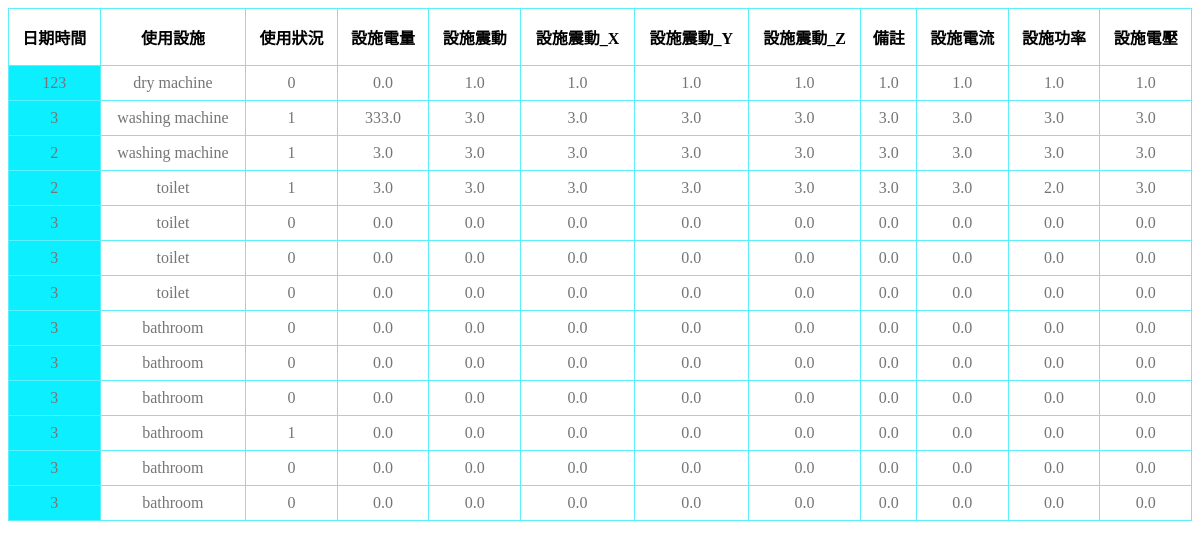
The page /dorm/info4/ on the database as committed earlier.
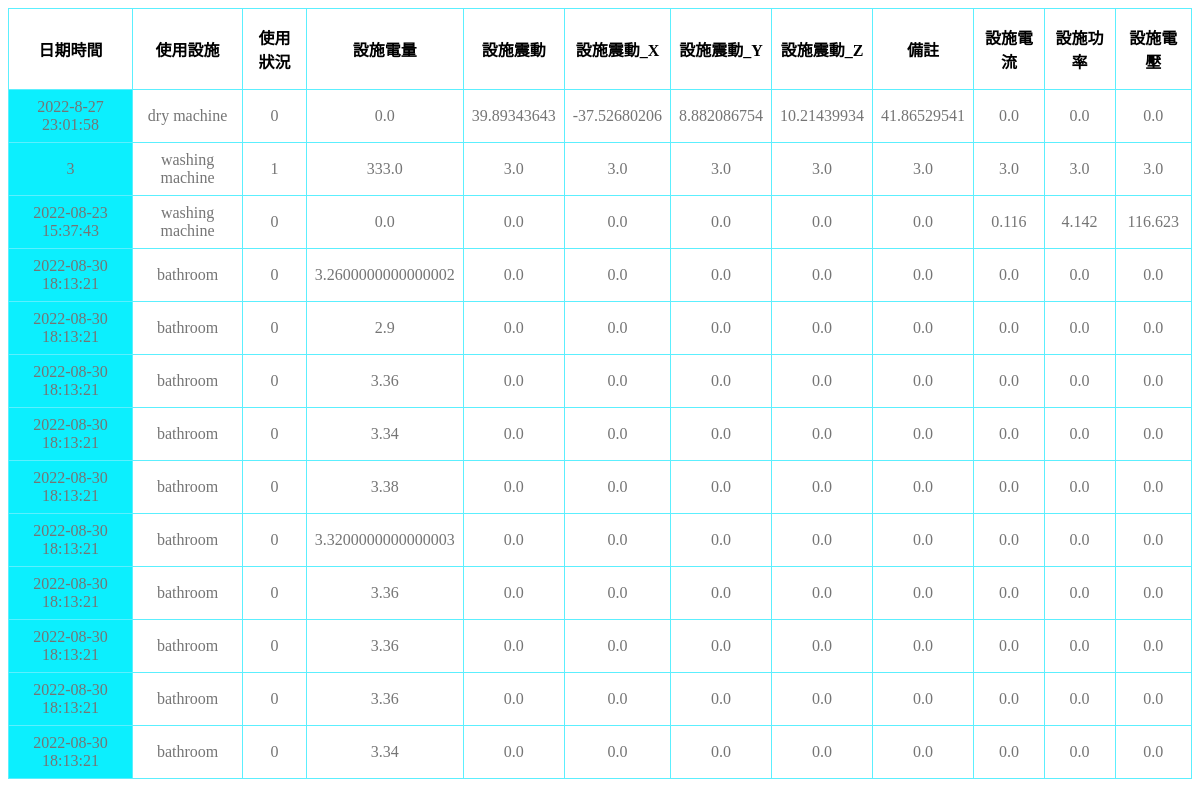
The same page on the database as committed later.
### dorm/models.py (models this page shows, shortened)
class facilities_fourthfloor(models.Model):
	Date = models.CharField(max_length = 30)
	facilities_name = models.CharField(max_length = 20)
	facilities_useage = models.CharField(max_length = 10)
	battery = models.FloatField()
	Acce_X = models.FloatField()
	Acce_Y = models.FloatField()
	Acce_Z = models.FloatField()
	Acce = models.FloatField()
	Temp = models.FloatField()
	Current = models.FloatField()
	Voltage = models.FloatField()
	Power = models.FloatField()

### dorm/views.py (the view)
# urls.py: path('info4/', views.FacilitiesViewSet4.get, name='dorm'),
    def get(request):
        template_name = 'dorm.html'
        queryset = facilities_fourthfloor.objects.all()
        return render(request, template_name, {"context":queryset})

### dorm/templates/dorm.html (shortened to what this page needs)
<!DOCTYPE html>
<html lang="en">
<head>
    {% load static %}
    <link rel="stylesheet" href="{% static '/css/dorm.css' %}">
</head>
<body>
    {% load static %}
    <table>
        <thead>
            <tr>
                <th>日期時間</th>
                <th>使用設施</th>
                <th>使用狀況</th>
                <th>設施電量</th>
                <th>設施震動</th>
                <th>設施震動_X</th>
                <th>設施震動_Y</th>
                <th>設施震動_Z</th>
                <th>備註</th>
                <th>設施電流</th>
                <th>設施功率</th>
                <th>設施電壓</th>
            </tr>
        </thead>
        <tbody>
            {% for data in context%}
                <tr>
                    <td class='date'>{{ data.Date }}</td>
                    <td class='facilities name'>{{ data.facilities_name }}</td>
                    <td class='facilities useage'>{{ data.facilities_useage }}</td>
                    <td class='facilities battery'>{{ data.battery }}</td>
                    <td class='facilities Acce'>{{ data.Acce }}</td>
                    <td class='facilities Acce_X'>{{ data.Acce_X }}</td>
                    <td class='facilities Acce_Y'>{{ data.Acce_Y }}</td>
                    <td class='facilities Acce_Z'>{{ data.Acce_Z }}</td>
                    <td class='facilities Temp'>{{ data.Temp }}</td>
                    <td class='facilities Current'>{{ data.Current }}</td>
                    <td class='facilities Power'>{{ data.Power }}</td>
                    <td class='facilities Voltage'>{{ data.Voltage }}</td>
                </tr>
            {% endfor%}
        </tbody>
    </table>
</body>
</html>

Rows that differ between the two databases and show on the page:
changed facilities_fourthfloor "dry machine": Date "123" → "2022-8-27 23:01:58"; Acce "1.0" → "39.89343643"; Acce_X "1.0" → "-37.52680206"; Acce_Y "1.0" → "8.882086754"; Acce_Z "1.0" → "10.21439934"; Temp "1.0" → "41.86529541"; Current "1.0" → "0.0"; Power "1.0" → "0.0"; Voltage "1.0" → "0.0"
changed facilities_fourthfloor (number 3 of 13 on the later page): Date "2" → "2022-08-23 15:37:43"; facilities_useage "1" → "0"; battery "3.0" → "0.0"; Acce "3.0" → "0.0"; Acce_X "3.0" → "0.0"; Acce_Y "3.0" → "0.0"; Acce_Z "3.0" → "0.0"; Temp "3.0" → "0.0"; Current "3.0" → "0.116"; Power "3.0" → "4.142"; Voltage "3.0" → "116.623"
changed facilities_fourthfloor (number 4 of 13 on the later page): Date "2" → "2022-08-30 18:13:21"; facilities_name "toilet" → "bathroom"; facilities_useage "1" → "0"; battery "3.0" → "3.2600000000000002"; Acce "3.0" → "0.0"; Acce_X "3.0" → "0.0"; Acce_Y "3.0" → "0.0"; Acce_Z "3.0" → "0.0"; Temp "3.0" → "0.0"; Current "3.0" → "0.0"; Power "2.0" → "0.0"; Voltage "3.0" → "0.0"
changed facilities_fourthfloor (number 5 of 13 on the later page): Date "3" → "2022-08-30 18:13:21"; facilities_name "toilet" → "bathroom"; battery "0.0" → "2.9"
changed facilities_fourthfloor (number 6 of 13 on the later page): Date "3" → "2022-08-30 18:13:21"; facilities_name "toilet" → "bathroom"; battery "0.0" → "3.36"
changed facilities_fourthfloor (number 7 of 13 on the later page): Date "3" → "2022-08-30 18:13:21"; facilities_name "toilet" → "bathroom"; battery "0.0" → "3.34"
changed facilities_fourthfloor (number 8 of 13 on the later page): Date "3" → "2022-08-30 18:13:21"; battery "0.0" → "3.38"
changed facilities_fourthfloor (number 9 of 13 on the later page): Date "3" → "2022-08-30 18:13:21"; battery "0.0" → "3.3200000000000003"
changed facilities_fourthfloor (number 10 of 13 on the later page): Date "3" → "2022-08-30 18:13:21"; battery "0.0" → "3.36"
changed facilities_fourthfloor (number 11 of 13 on the later page): Date "3" → "2022-08-30 18:13:21"; facilities_useage "1" → "0"; battery "0.0" → "3.36"
changed facilities_fourthfloor (number 12 of 13 on the later page): Date "3" → "2022-08-30 18:13:21"; battery "0.0" → "3.36"
changed facilities_fourthfloor (number 13 of 13 on the later page): Date "3" → "2022-08-30 18:13:21"; battery "0.0" → "3.34"
